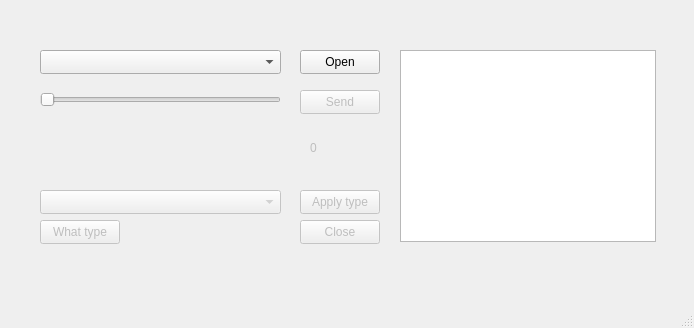
<?xml version="1.0" encoding="UTF-8"?>
<ui version="4.0">
 <class>MainWindow</class>
 <widget class="QMainWindow" name="MainWindow">
  <property name="geometry">
   <rect>
    <x>0</x>
    <y>0</y>
    <width>694</width>
    <height>328</height>
   </rect>
  </property>
  <property name="windowTitle">
   <string>MainWindow</string>
  </property>
  <widget class="QWidget" name="centralwidget">
   <widget class="QComboBox" name="cmbPorts">
    <property name="geometry">
     <rect>
      <x>40</x>
      <y>50</y>
      <width>241</width>
      <height>24</height>
     </rect>
    </property>
   </widget>
   <widget class="QPushButton" name="btnOpenPort">
    <property name="geometry">
     <rect>
      <x>300</x>
      <y>50</y>
      <width>80</width>
      <height>24</height>
     </rect>
    </property>
    <property name="text">
     <string>Open</string>
    </property>
   </widget>
   <widget class="QPushButton" name="btnSend">
    <property name="enabled">
     <bool>false</bool>
    </property>
    <property name="geometry">
     <rect>
      <x>300</x>
      <y>90</y>
      <width>80</width>
      <height>24</height>
     </rect>
    </property>
    <property name="text">
     <string>Send</string>
    </property>
   </widget>
   <widget class="QListWidget" name="lstMessages">
    <property name="geometry">
     <rect>
      <x>400</x>
      <y>50</y>
      <width>256</width>
      <height>192</height>
     </rect>
    </property>
   </widget>
   <widget class="QSlider" name="sldrPercentage">
    <property name="geometry">
     <rect>
      <x>40</x>
      <y>90</y>
      <width>241</width>
      <height>20</height>
     </rect>
    </property>
    <property name="maximum">
     <number>100</number>
    </property>
    <property name="orientation">
     <enum>Qt::Horizontal</enum>
    </property>
   </widget>
   <widget class="QPushButton" name="btnClosePort">
    <property name="enabled">
     <bool>false</bool>
    </property>
    <property name="geometry">
     <rect>
      <x>300</x>
      <y>220</y>
      <width>80</width>
      <height>24</height>
     </rect>
    </property>
    <property name="text">
     <string>Close</string>
    </property>
   </widget>
   <widget class="QLabel" name="lblSliderValue">
    <property name="enabled">
     <bool>false</bool>
    </property>
    <property name="geometry">
     <rect>
      <x>310</x>
      <y>140</y>
      <width>56</width>
      <height>16</height>
     </rect>
    </property>
    <property name="text">
     <string>0</string>
    </property>
   </widget>
   <widget class="QComboBox" name="cmbCommsType">
    <property name="enabled">
     <bool>false</bool>
    </property>
    <property name="geometry">
     <rect>
      <x>40</x>
      <y>190</y>
      <width>241</width>
      <height>24</height>
     </rect>
    </property>
   </widget>
   <widget class="QPushButton" name="btnCommsType">
    <property name="enabled">
     <bool>false</bool>
    </property>
    <property name="geometry">
     <rect>
      <x>300</x>
      <y>190</y>
      <width>80</width>
      <height>24</height>
     </rect>
    </property>
    <property name="text">
     <string>Apply type</string>
    </property>
   </widget>
   <widget class="QPushButton" name="btnAskType">
    <property name="enabled">
     <bool>false</bool>
    </property>
    <property name="geometry">
     <rect>
      <x>40</x>
      <y>220</y>
      <width>80</width>
      <height>24</height>
     </rect>
    </property>
    <property name="text">
     <string>What type</string>
    </property>
   </widget>
  </widget>
  <widget class="QMenuBar" name="menubar">
   <property name="geometry">
    <rect>
     <x>0</x>
     <y>0</y>
     <width>694</width>
     <height>21</height>
    </rect>
   </property>
  </widget>
  <widget class="QStatusBar" name="statusbar"/>
 </widget>
 <resources/>
 <connections/>
</ui>
